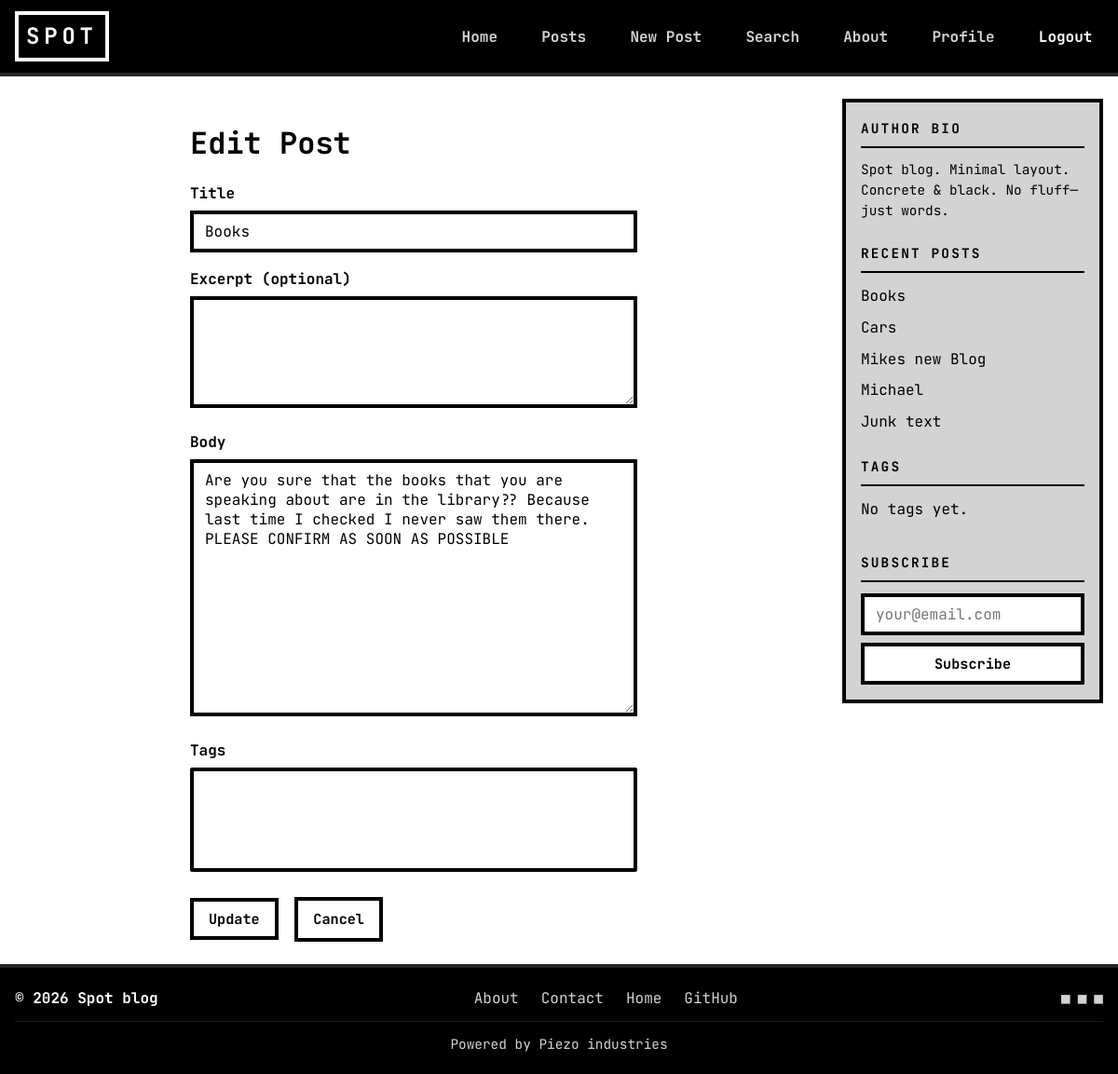
The page /post/2/edit/ (signed in) on the database as committed earlier.
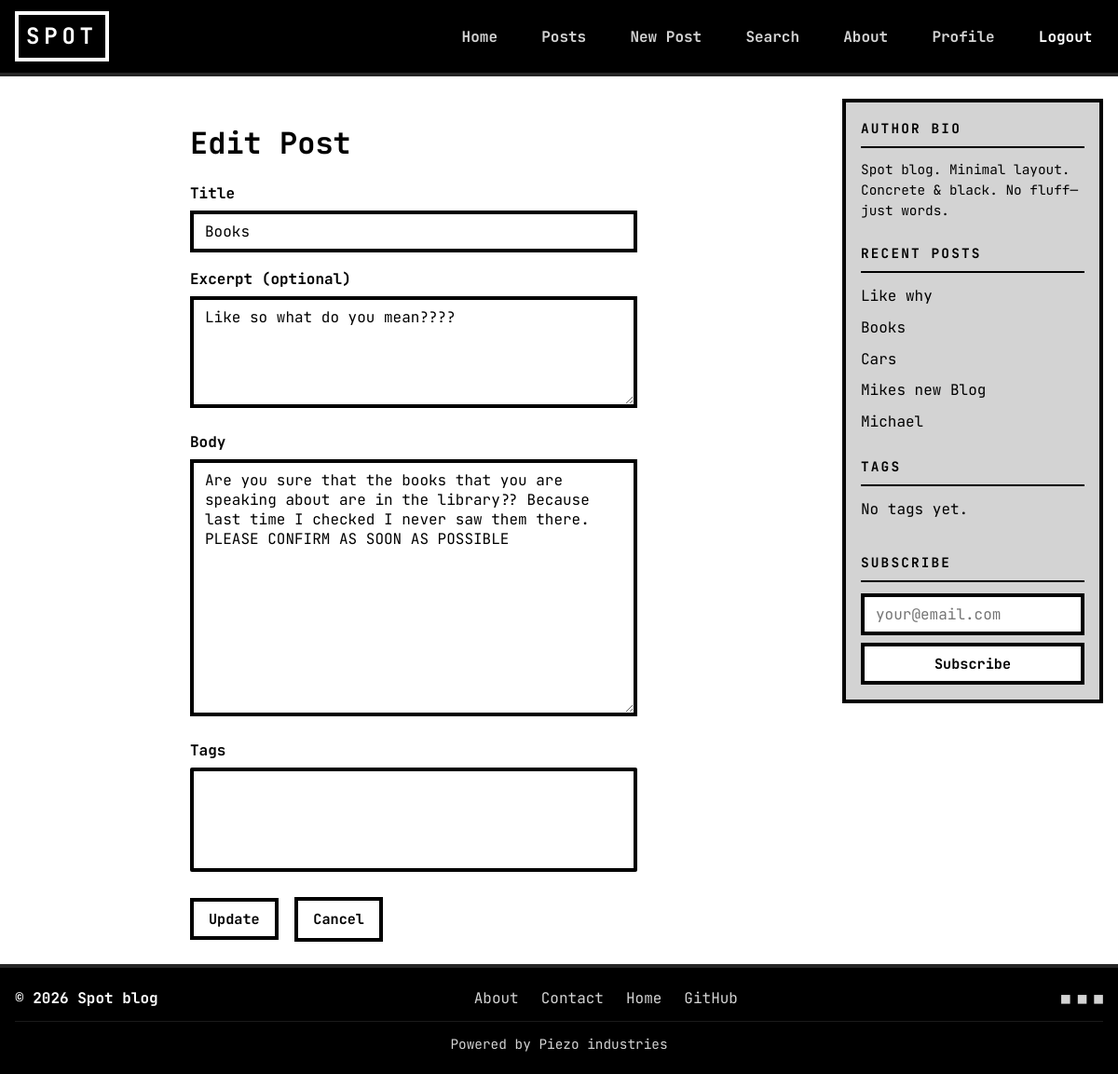
The same page on the database as committed later.
### blog2/models.py (models this page shows, shortened)
class Post(models.Model):
    title = models.CharField(max_length=200)
    author = models.ForeignKey(
        settings.AUTH_USER_MODEL,
        on_delete=models.CASCADE,
        related_name='posts'
    )
    body = models.TextField()
    excerpt = models.CharField(max_length=300, blank=True)
    created_at = models.DateTimeField(auto_now_add=True)
    updated_at = models.DateTimeField(auto_now=True)
    tags = models.ManyToManyField(Tag, blank=True, related_name='posts')
    class Meta:
        ordering = ['-created_at']

### blog2/views.py (the view)
# urls.py: path('post/<int:pk>/edit/', views.BlogEditView.as_view(), name='post_edit'),
class BlogEditView(LoginRequiredMixin, UserPassesTestMixin, UpdateView):
    model = Post
    form_class = PostForm
    template_name = 'post_edit.html'
    context_object_name = 'post'
    def test_func(self):
        return self.get_object().author == self.request.user

### blog2/forms.py
class PostForm(forms.ModelForm):
    class Meta:
        model = Post
        fields = ['title', 'excerpt', 'body', 'tags']
        widgets = {
            'title': forms.TextInput(attrs={'class': 'brutalist-input'}),
            'excerpt': forms.Textarea(attrs={'class': 'brutalist-input', 'rows': 2}),
            'body': forms.Textarea(attrs={'class': 'brutalist-input', 'rows': 12}),
            'tags': forms.SelectMultiple(attrs={'class': 'brutalist-input'}),
        }

### blog2/context_processors.py (called while the page is built)
def sidebar_context(request):
    return {
        'recent_sidebar_posts': Post.objects.all()[:5],
        'sidebar_tags': Tag.objects.all()[:15],
    }

### templates/post_edit.html (shortened to what this page needs)
{% extends 'base.html' %}
{% block content %}
<div class="form-page">
  <h1>Edit Post</h1>
  <form method="post" action="">
    <div class="form-group">
      <label for="id_title">Title</label>
      {{ form.title }}
    </div>
    <div class="form-group">
      <label for="id_excerpt">Excerpt (optional)</label>
      {{ form.excerpt }}
    </div>
    <div class="form-group">
      <label for="id_body">Body</label>
      {{ form.body }}
    </div>
    <div class="form-group">
      <label for="id_tags">Tags</label>
      {{ form.tags }}
    </div>
    <div class="form-actions">
      <button type="submit" class="animated-button brutalist-btn">Update</button>
      <a href="{% url 'post_detail' post.pk %}" class="brutalist-btn" style="margin-left: 0.5rem;">Cancel</a>
    </div>
  </form>
</div>
{% endblock %}

### templates/includes/sidebar.html (shortened to what this page needs)
<aside class="sidebar">
    <section class="sidebar-block sidebar-bio">
        <h3 class="sidebar-title">Author Bio</h3>
        <p>Spot blog. Minimal layout. Concrete &amp; black. No fluff—just words.</p>
    </section>
    <section class="sidebar-block">
        <h3 class="sidebar-title">Recent Posts</h3>
        <ul class="sidebar-list">
            {% for post in recent_sidebar_posts %}
            <li><a href="{% url 'post_detail' post.pk %}">{{ post.title|truncatewords:6 }}</a></li>
            {% empty %}
            <li>No posts yet.</li>
            {% endfor %}
        </ul>
    </section>
    <section class="sidebar-block">
        <h3 class="sidebar-title">Tags</h3>
        <ul class="sidebar-tags">
            {% for tag in sidebar_tags %}
            <li><a href="{% url 'search' %}?q={{ tag.name|urlencode }}">{{ tag.name }}</a></li>
            {% empty %}
            <li>No tags yet.</li>
            {% endfor %}
        </ul>
    </section>
    <section class="sidebar-block">
        <h3 class="sidebar-title">Subscribe</h3>
        <form class="sidebar-subscribe" action="#" method="post">
            <input type="email" name="email" placeholder="your@email.com" class="brutalist-input" required aria-label="Email">
            <button type="submit" class="animated-button brutalist-btn">Subscribe</button>
        </form>
    </section>
</aside>

Rows that differ between the two databases and show on the page:
no longer on this page (row unchanged): Post: title "Junk text"
changed Post "Books": excerpt (not shown) → "Like so what do you mean????"
added Post: title "Like why"
